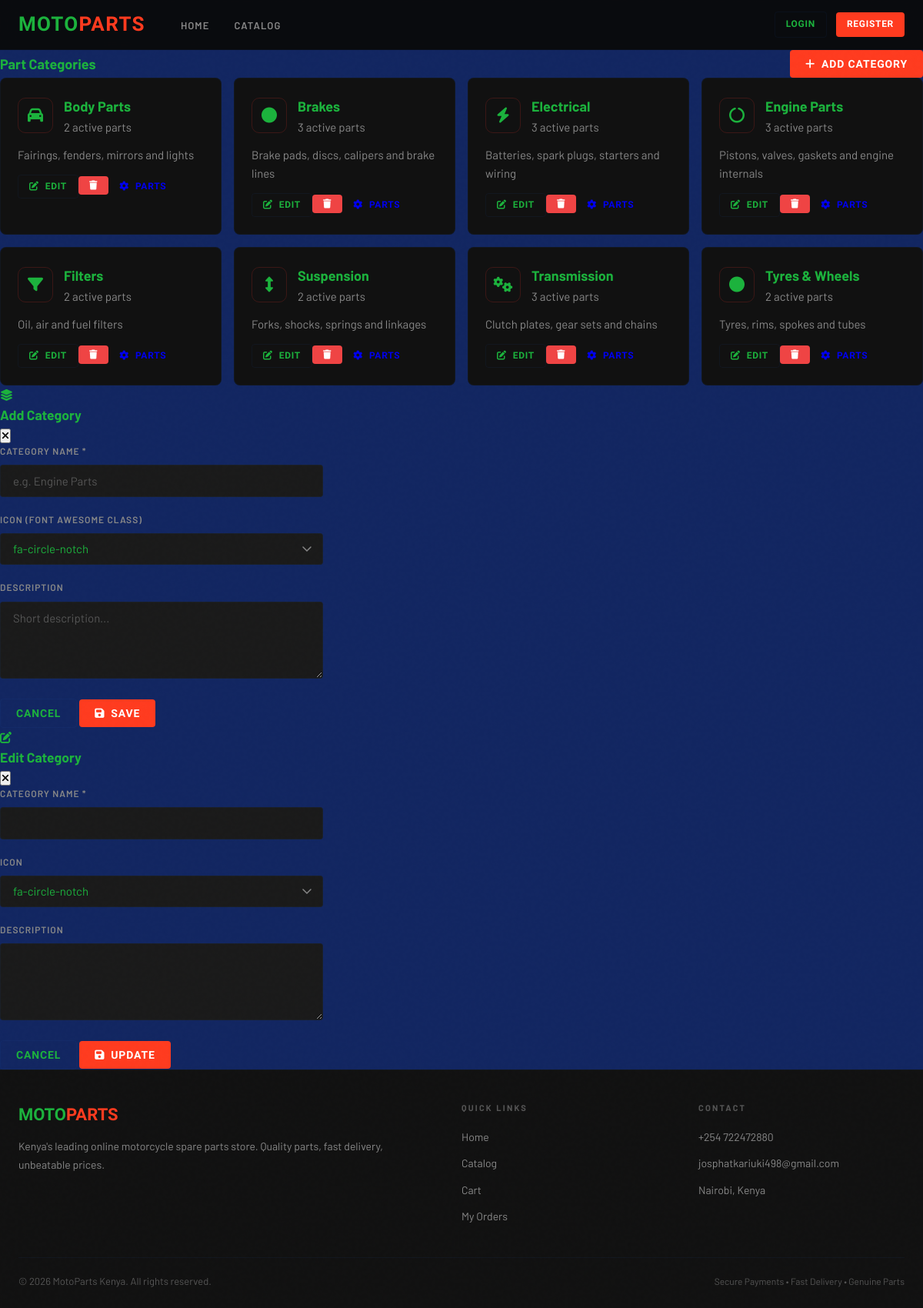
The app's page /categories.php (signed in) with its own data.
### tables this page shows
CREATE TABLE IF NOT EXISTS categories (
    category_id   INT          NOT NULL AUTO_INCREMENT,
    category_name VARCHAR(100) NOT NULL,
    description   TEXT         DEFAULT NULL,
    icon          VARCHAR(50)  NOT NULL DEFAULT 'fa-cog',
    created_at    TIMESTAMP    NOT NULL DEFAULT CURRENT_TIMESTAMP,
    PRIMARY KEY (category_id)
);

### admin/includes/db.php (called while the page is built, shortened)
<?php
if (!function_exists('sanitize')) {
    function sanitize($data) {
        return htmlspecialchars(strip_tags(trim((string)$data)), ENT_QUOTES, 'UTF-8');
    }
}

### categories.php (the view, shortened to what this page needs)
<?php
require_once __DIR__ . '/includes/db.php';
$db = getDB();
$categories = $db->query("
    SELECT c.*, COUNT(sp.part_id) as part_count
    FROM categories c
    LEFT JOIN spare_parts sp ON c.category_id=sp.category_id AND sp.is_active=1
    GROUP BY c.category_id ORDER BY c.category_name
");
$iconOptions = ['fa-circle-notch','fa-circle','fa-bolt','fa-arrows-alt-v','fa-cogs','fa-car','fa-filter','fa-cog','fa-wrench','fa-tools','fa-oil-can','fa-tachometer-alt'];
require_once __DIR__ . '/includes/header.php';
?>
<div class="flex items-center justify-between mb-4">
  <h2 style="font-family:var(--font-head);font-size:18px;">Part Categories</h2>
  <button class="btn btn-primary" onclick="openModal('addCatModal')"><i class="fas fa-plus"></i> Add Category</button>
</div>
<div style="display:grid;grid-template-columns:repeat(auto-fill,minmax(280px,1fr));gap:16px;">
  <?php while ($cat = $categories->fetch_assoc()): ?>
  <div class="card" style="padding:22px;position:relative;">
    <div style="display:flex;align-items:center;gap:14px;margin-bottom:12px;">
      <div style="width:46px;height:46px;background:var(--red-glow);border:1px solid rgba(230,51,41,0.2);border-radius:10px;display:flex;align-items:center;justify-content:center;">
        <i class="fas <?= sanitize($cat['icon']) ?>" style="color:var(--red);font-size:20px;"></i>
      </div>
      <div>
        <div style="font-weight:700;font-family:var(--font-head);font-size:18px;"><?= sanitize($cat['category_name']) ?></div>
        <div class="text-xs text-muted"><?= $cat['part_count'] ?> active part<?= $cat['part_count']!=1?'s':'' ?></div>
      </div>
    </div>
    <?php if ($cat['description']): ?>
    <p class="text-sm text-muted" style="margin-bottom:14px;"><?= sanitize($cat['description']) ?></p>
    <?php endif; ?>
    <div class="flex gap-2">
      <button class="btn btn-outline btn-sm" onclick='editCat(<?= json_encode($cat) ?>)'><i class="fas fa-edit"></i> Edit</button>
      <form method="POST" style="display:inline;" onsubmit="return confirm('Delete this category?')">
        <button class="btn btn-danger btn-sm"><i class="fas fa-trash"></i></button>
      </form>
      <a href="parts.php?category=<?= $cat['category_id'] ?>" class="btn btn-ghost btn-sm"><i class="fas fa-cog"></i> Parts</a>
    </div>
  </div>
  <?php endwhile; ?>
</div>
<div class="modal-overlay" id="addCatModal">
  <div class="modal" style="max-width:420px;">
    <div class="modal-header">
      <i class="fas fa-layer-group" style="color:var(--red);"></i>
      <h3>Add Category</h3>
      <button class="modal-close" onclick="closeModal('addCatModal')"><i class="fas fa-times"></i></button>
    </div>
    <form method="POST">
      <div class="modal-body">
        <div class="form-group">
          <label class="form-label">Category Name *</label>
          <input type="text" name="category_name" class="form-control" required placeholder="e.g. Engine Parts">
        </div>
        <div class="form-group">
          <label class="form-label">Icon (Font Awesome class)</label>
          <select name="icon" class="form-control">
            <?php foreach ($iconOptions as $ic): ?>
            <option value="<?= $ic ?>"><?= $ic ?></option>
            <?php endforeach; ?>
          </select>
        </div>
        <div class="form-group">
          <label class="form-label">Description</label>
          <textarea name="description" class="form-control" placeholder="Short description..."></textarea>
        </div>
      </div>
      <div class="modal-footer">
        <button type="button" class="btn btn-outline" onclick="closeModal('addCatModal')">Cancel</button>
        <button type="submit" class="btn btn-primary"><i class="fas fa-save"></i> Save</button>
      </div>
    </form>
  </div>
</div>
<div class="modal-overlay" id="editCatModal">
  <div class="modal" style="max-width:420px;">
    <div class="modal-header">
      <i class="fas fa-edit" style="color:var(--blue);"></i>
      <h3>Edit Category</h3>
      <button class="modal-close" onclick="closeModal('editCatModal')"><i class="fas fa-times"></i></button>
    </div>
    <form method="POST">
      <div class="modal-body">
        <div class="form-group">
          <label class="form-label">Category Name *</label>
          <input type="text" name="category_name" id="edit_cat_name" class="form-control" required>
        </div>
        <div class="form-group">
          <label class="form-label">Icon</label>
          <select name="icon" id="edit_cat_icon" class="form-control">
            <?php foreach ($iconOptions as $ic): ?>
            <option value="<?= $ic ?>"><?= $ic ?></option>
            <?php endforeach; ?>
          </select>
        </div>
        <div class="form-group">
          <label class="form-label">Description</label>
          <textarea name="description" id="edit_cat_desc" class="form-control"></textarea>
        </div>
      </div>
      <div class="modal-footer">
        <button type="button" class="btn btn-outline" onclick="closeModal('editCatModal')">Cancel</button>
        <button type="submit" class="btn btn-primary"><i class="fas fa-save"></i> Update</button>
      </div>
    </form>
  </div>
</div>
<?php require_once __DIR__ . '/includes/footer.php'; ?>

### assets/css/style.css (style rules this page uses)
:root { --primary: #FF3B1F; --primary-dark: #CC2E16; --primary-glow: rgba(65, 53, 193, 0.2); --secondary: #122661; --surface: #111111; --surface-2: #1A1A1A; --surface-3: #222222; --border: rgba(25, 97, 185, 0.08); --border-accent: rgba(255,59,31,0.3); --text-primary: #1cb23d; --text-secondary: #888888; --text-muted: #555555; --success: #22C55E; --warning: #F59E0B; --danger: #EF4444; --info: #3B82F6; --font-display: 'Barlow Condensed', sans-serif; --font-body: 'Barlow', sans-serif; --radius: 4px; --radius-lg: 8px; --shadow: 0 4px 20px rgba(0,0,0,0.4); --shadow-red: 0 4px 30px rgba(255,59,31,0.25); }
*, *::before, *::after { box-sizing: border-box; margin: 0; padding: 0; }
body { background: var(--secondary); color: var(--text-primary); font-family: var(--font-body); font-size: 15px; line-height: 1.6; min-height: 100vh; }
body::before { content: ''; position: fixed; inset: 0; pointer-events: none; z-index: 0; opacity: 0.4; }
.btn { display: inline-flex; align-items: center; gap: 8px; padding: 10px 20px; border-radius: var(--radius); font-family: var(--font-display); font-size: 14px; font-weight: 700; letter-spacing: 0.06em; text-transform: uppercase; border: none; cursor: pointer; text-decoration: none; transition: all 0.2s; white-space: nowrap; }
.btn-primary { background: var(--primary); color: white; }
.btn-outline { background: transparent; border: 1px solid var(--border); color: var(--text-primary); }
.btn-danger { background: var(--danger); color: white; }
.btn-sm { padding: 6px 14px; font-size: 12px; }
.card { background: var(--surface); border: 1px solid var(--border); border-radius: var(--radius-lg); overflow: hidden; transition: all 0.3s; }
.form-group { margin-bottom: 20px; }
.form-label { display: block; font-size: 12px; font-weight: 600; letter-spacing: 0.08em; text-transform: uppercase; color: var(--text-secondary); margin-bottom: 8px; }
.form-control { width: 100%; background: var(--surface-2); border: 1px solid var(--border); border-radius: var(--radius); color: var(--text-primary); font-family: var(--font-body); font-size: 15px; padding: 11px 16px; transition: border-color 0.2s; outline: none; }
.form-control::placeholder { color: var(--text-muted); }
select.form-control { cursor: pointer; appearance: none; background-repeat: no-repeat; background-position: right 14px center; padding-right: 40px; }
textarea.form-control { resize: vertical; min-height: 100px; }
.text-muted { color: var(--text-secondary); }
.flex { display: flex; }
.items-center { align-items: center; }
.justify-between { justify-content: space-between; }

### records on screen
categories: category_name "Body Parts", part_count "2", description "Fairings, fenders, mirrors and lights"
categories: category_name "Brakes", part_count "3", description "Brake pads, discs, calipers and brake lines"
categories: category_name "Electrical", part_count "3", description "Batteries, spark plugs, starters and wiring"
categories: category_name "Engine Parts", part_count "3", description "Pistons, valves, gaskets and engine internals"
categories: category_name "Filters", part_count "2", description "Oil, air and fuel filters"
categories: category_name "Suspension", part_count "2", description "Forks, shocks, springs and linkages"
categories: category_name "Transmission", part_count "3", description "Clutch plates, gear sets and chains"
categories: category_name "Tyres & Wheels", part_count "2", description "Tyres, rims, spokes and tubes"

### other values on screen
SITE_NAME "MotoParts Kenya"
form field icon "fa-circle-notch"
